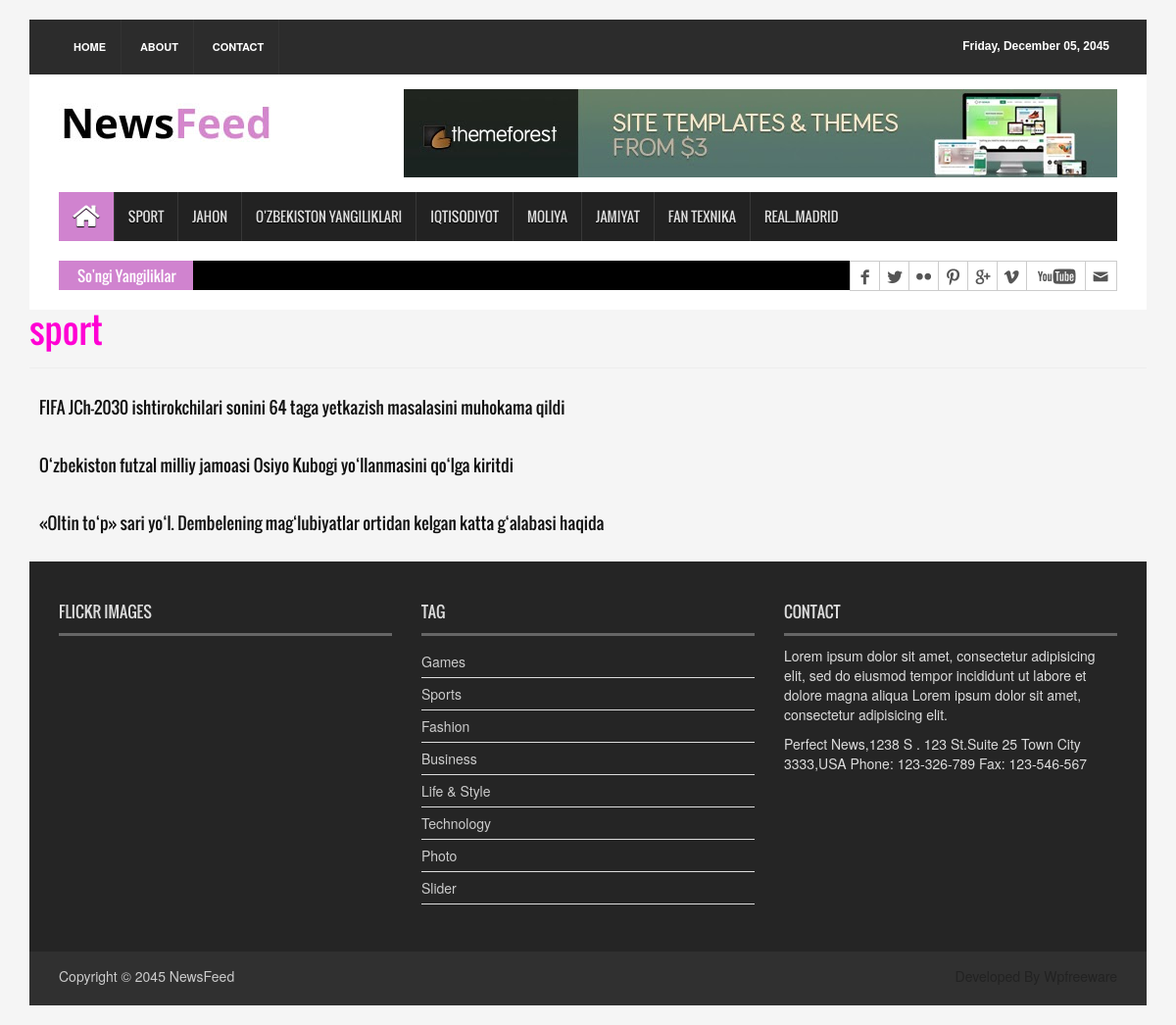
/category_news/sport, run on the app's committed database.
### new_project/models.py (models this page shows, shortened)
class Category(models.Model):
    name = models.CharField(max_length=120)

class New(models.Model):
    class Status(models.TextChoices):
        DRAFT = "DT", "Draft"
        PUBLISHED = "PB", "Published"
    title = models.CharField(max_length=120)
    slug = models.SlugField(max_length=120)
    body = models.TextField()
    image = models.ImageField(upload_to="news/image/")
    created_at = models.DateTimeField(auto_now_add=True)
    update_at = models.DateTimeField(auto_now=True)
    published_at = models.DateTimeField(default=timezone.now)
    status = models.CharField(max_length=2, choices=Status.choices, default=Status.DRAFT)
    category = models.ForeignKey(Category, on_delete=models.CASCADE)
    class Meta:
        ordering = ["-published_at"]

### new_project/views.py (the view)
# urls.py: path('category_news/<str:name>', category_news, name='category_news')
def category_news(request, name):
    category = get_object_or_404(Category, name__iexact=name)
    category_news = New.objects.filter(category=category, status=New.Status.PUBLISHED)
    categories = Category.objects.all()
    context = {
        'category': category,
        'category_news': category_news,
        'categories': categories
    }
    return render(request, 'news/category_news.html', context)

### new_project/templates/news/category_news.html (shortened to what this page needs)
{% extends 'news/base.html' %}
{% load static %}
{% block content %}
<h1 style="color: rgb(255, 0, 212);">{{ category.name }}</h1>
<hr>
<div class="news-list">
  {% for category_new in category_news %}
    <h4 class="news-item">
      <a href="{% url 'news_detail' category_new.id %}">{{ category_new.title }}</a>
    </h4>
  {% endfor %}
</div>
{% endblock content %}

### new_project/templates/news/base.html (shortened to what this page needs)
{% load static %}
<!DOCTYPE html>
<html>
<head>
<link rel="stylesheet" type="text/css" href="{% static 'css/bootstrap.min.css' %}">
<link rel="stylesheet" type="text/css" href="{% static 'css/font-awesome.min.css' %}">
<link rel="stylesheet" type="text/css" href="{% static 'css/animate.css' %}">
<link rel="stylesheet" type="text/css" href="{% static 'css/font.css' %}">
<link rel="stylesheet" type="text/css" href="{% static 'css/li-scroller.css' %}">
<link rel="stylesheet" type="text/css" href="{% static 'css/slick.css' %}">
<link rel="stylesheet" type="text/css" href="{% static 'css/jquery.fancybox.css' %}">
<link rel="stylesheet" type="text/css" href="{% static 'css/theme.css' %}">
<link rel="stylesheet" type="text/css" href="{% static 'css/style.css' %}">
</head>
<body>
<div class="container">
  <header id="header">
    <div class="row">
      <div class="col-lg-12 col-md-12 col-sm-12">
        <div class="header_top">
          <div class="header_top_left">
            <ul class="top_nav">
              <li><a href="{% url 'home_page_view' %}">Home</a></li>
              <li><a href="#">About</a></li>
              <li><a href="{% url 'contact_us' %}">Contact</a></li>
            </ul>
          </div>
          <div class="header_top_right">
            <p>Friday, December 05, 2045</p>
          </div>
        </div>
      </div>
      <div class="col-lg-12 col-md-12 col-sm-12">
        <div class="header_bottom">
          <div class="logo_area"><a href="index.html" class="logo"><img src="{% static 'images/logo.jpg' %}" alt=""></a></div>
          <div class="add_banner"><a href="#"><img src="{% static 'images/addbanner_728x90_V1.jpg' %}" alt=""></a></div>
        </div>
      </div>
    </div>
  </header>
  <section id="navArea">
    <nav class="navbar navbar-inverse" role="navigation">
      <div id="navbar" class="navbar-collapse collapse">
        <ul class="nav navbar-nav main_nav">
          <li class="active"><a href="{% url 'home_page_view' %}"><span class="fa fa-home desktop-home"></span><span class="mobile-show">Home</span></a></li>
          {% for category in categories %}
          <li><a href="{% url 'category_news' category.name %}">{{ category.name }}</a></li>
          {% endfor %}
        </ul>
      </div>
    </nav>
  </section>
  <section id="newsSection">
    <div class="row">
      <div class="col-lg-12 col-md-12">
        <div class="latest_newsarea"> <span>So'ngi Yangiliklar</span>
          <div class="social_area">
            <ul class="social_nav">
              <li class="facebook"><a href="#"></a></li>
              <li class="twitter"><a href="#"></a></li>
              <li class="flickr"><a href="#"></a></li>
              <li class="pinterest"><a href="#"></a></li>
              <li class="googleplus"><a href="#"></a></li>
              <li class="vimeo"><a href="#"></a></li>
              <li class="youtube"><a href="#"></a></li>
              <li class="mail"><a href="#"></a></li>
            </ul>
          </div>
        </div>
      </div>
    </div>
  </section>
  {% block content %}
{% endblock content %}
    <footer id="footer">
    <div class="footer_top">
      <div class="row">
        <div class="col-lg-4 col-md-4 col-sm-4">
          <div class="footer_widget wow fadeInLeftBig">
            <h2>Flickr Images</h2>
          </div>
        </div>
        <div class="col-lg-4 col-md-4 col-sm-4">
          <div class="footer_widget wow fadeInDown">
            <h2>Tag</h2>
            <ul class="tag_nav">
              <li><a href="#">Games</a></li>
              <li><a href="#">Sports</a></li>
              <li><a href="#">Fashion</a></li>
              <li><a href="#">Business</a></li>
              <li><a href="#">Life &amp; Style</a></li>
              <li><a href="#">Technology</a></li>
              <li><a href="#">Photo</a></li>
              <li><a href="#">Slider</a></li>
            </ul>
          </div>
        </div>
        <div class="col-lg-4 col-md-4 col-sm-4">
          <div class="footer_widget wow fadeInRightBig">
            <h2>Contact</h2>
            <p>Lorem ipsum dolor sit amet, consectetur adipisicing elit, sed do eiusmod tempor incididunt ut labore et dolore magna aliqua Lorem ipsum dolor sit amet, consectetur adipisicing elit.</p>
            <address>
            Perfect News,1238 S . 123 St.Suite 25 Town City 3333,USA Phone: 123-326-789 Fax: 123-546-567
            </address>
          </div>
        </div>
      </div>
    </div>
    <div class="footer_bottom">
      <p class="copyright">Copyright &copy; 2045 <a href="index.html">NewsFeed</a></p>
      <p class="developer">Developed By Wpfreeware</p>
    </div>
  </footer>
</div>
</body>
</html>

### static/css/theme.css (style rules this page uses)
.navbar-inverse .navbar-nav > .active > a, .navbar-inverse .navbar-nav > .active > a:hover, .navbar-inverse .navbar-nav > .active > a:focus { background-color:#d083cf }
.latest_newsarea span { background:none repeat scroll 0 0 #d083cf }

### new_project/templates/news/category_news.html (style rules this page uses)
.news-list { margin-top: 20px; }
.news-item { margin-bottom: 18px; line-height: 1.6em; }
.news-item a { font-size: 17px; display: inline-block; padding: 6px 10px; text-decoration: none; color: #111; border-radius: 4px; transition: background 0.2s, transform 0.1s; }

### data on the page
Category: name "SPORT", name "sport"
Category: name "JAHON"
Category: name "O'ZBEKISTON YANGILIKLARI"
Category: name "IQTISODIYOT"
Category: name "MOLIYA"
Category: name "JAMIYAT"
Category: name "FAN TEXNIKA"
Category: name "REAL_MADRID"
New: title "FIFA JCh-2030 ishtirokchilari sonini 64 taga yetkazish masalasini muhokama qildi"
New: title "O‘zbekiston futzal milliy jamoasi Osiyo Kubogi yo‘llanmasini qo‘lga kiritdi"
New: title "«Oltin to‘p» sari yo‘l. Dembelening mag‘lubiyatlar ortidan kelgan katta g‘alabasi haqida"
